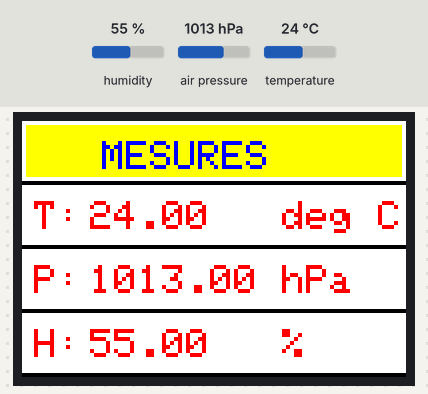
The sketch below on a simulated Arduino Uno, built with avr-gcc and run on an emulated ATmega328P. On the bench: 96×64 colour display. Inputs (shaded band) come from the test bench; at power-on: humidity 55 %, air pressure 1013 hPa, temperature 24 °C. What the sketch prints to the serial monitor is not drawn.

Above: at 1.3 s.
1.4 s: humidity set to 22 %
At 3.3 s:
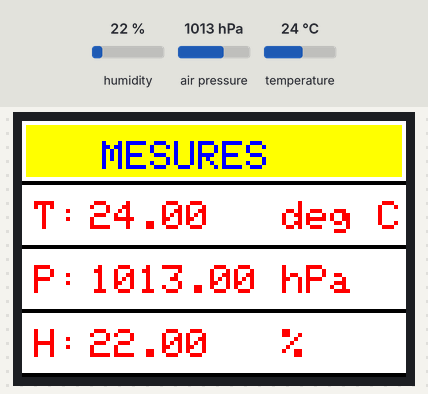
3.7 s: air pressure set to 952 hPa
At 4.8 s:
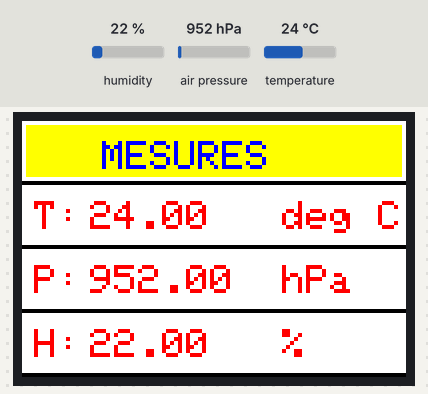
5.7 s: temperature set to 12 °C
At 7.4 s:
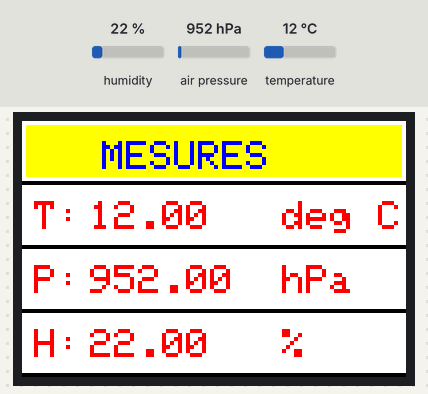
7.7 s: humidity set to 40 %
At 8.8 s:
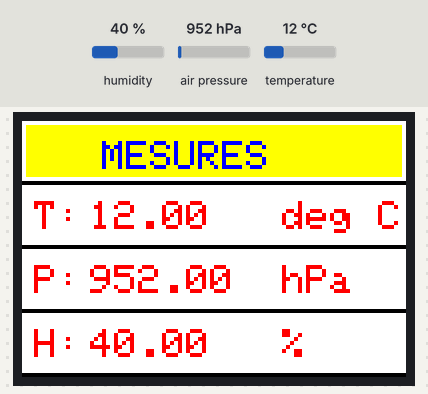
9.8 s: air pressure set to 975 hPa
At 11.5 s:
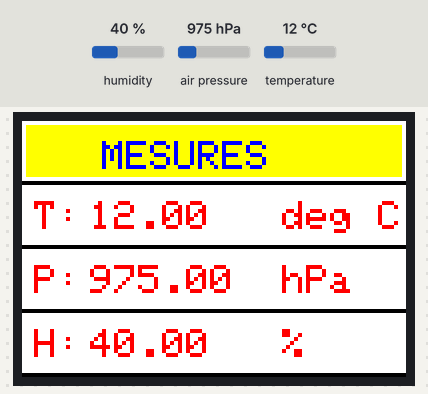
Timing chart, 0 to 12.8 s (numbered marks = the images above; inputs shaded):
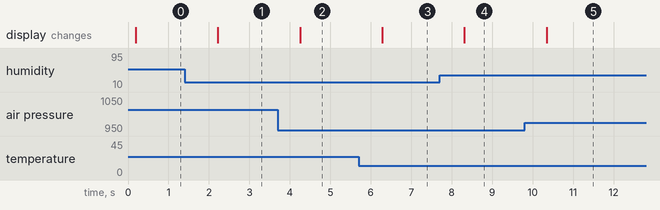

Measured:
- after the input at 1.4 s, the display: changes after 0.82 s (image 1)
- after the input at 3.7 s, the display: changes after 0.55 s (image 2)
- after the input at 5.7 s, the display: changes after 0.58 s (image 3)
- after the input at 7.7 s, the display: changes after 0.61 s (image 4)
- after the input at 9.8 s, the display: changes after 0.54 s (image 5)

The sketch:

phmo_arduino_oled_ssd1331.ino
```cpp
//Programme   : Affichage temperature, pression, humidite
//              sur ecran OLED couleur SSD1331 mesure avec
//              un capteur BME280
//Nom scketch : phmo_arduino_oled_ssd1331.in
//Auteur      : PHMARDUINO
//Date        : Le 21 11 2017
//Commentaire : Base sur les sources ADAFRUIT ET SPARKFUN

#include <stdint.h>
#include <Adafruit_GFX.h>
#include <Adafruit_SSD1331.h>
#include "SparkFunBME280.h"
#include "Wire.h"
#include <SPI.h>

//Instanciation dun objet de type BME280
BME280 mySensor;

//Definition pattes ecran oled SSD1331
#define sclk  13
#define mosi  11
#define cs    10
#define rst   9
#define dc    8

//Definition des couleurs
#define BLACK   0x0000
#define BLUE    0x001F
#define RED     0xF800
#define GREEN   0x07E0
#define CYAN    0x07FF
#define MAGENTA 0xF81F
#define YELLOW  0xFFE0
#define WHITE   0xFFFF

//Initilisalisation ecran Oled
Adafruit_SSD1331 display = Adafruit_SSD1331(cs, dc, rst);

// Declaration des variables pour les mesures
float temp;     //Variable stockage température
float pres;     //Variable stockage pression
float hum;      //Variable stockage humidite

void setup(void) {
  mySensor.settings.commInterface = I2C_MODE;
  mySensor.settings.I2CAddress = 0x76;
  mySensor.settings.runMode = 3; //Normal mode
  mySensor.settings.tStandby = 0;
  mySensor.settings.filter = 0;
  mySensor.settings.tempOverSample = 1;
  mySensor.settings.pressOverSample = 1;
  mySensor.settings.humidOverSample = 1;
  Serial.begin(57600);
  Serial.print("Demarrage du BME280...");
  delay(10);                                //On laisee au BME280 le temps de demarrer, a minima 2ms
  Serial.println(mySensor.begin(), HEX);    //Informations initiales a afficher
  display.begin();
  display.fillScreen(BLACK);
  display.fillRect(0, 0, 96, 15, YELLOW);
  display.drawRect(0, 0, 96, 15, WHITE);
  display.fillRect(0, 16, 96, 15, WHITE);
  display.drawRect(0, 16, 96, 15, BLUE);
  display.fillRect(0, 32, 96, 15, WHITE);
  display.drawRect(0, 32, 96, 15, BLUE);
  display.fillRect(0, 48, 96, 15, WHITE);
  display.drawRect(0, 48, 96, 15, BLUE);
  display.setTextSize(1);
  display.setTextColor(BLUE);
  display.setCursor( 20, 5 );
  display.print( "MESURES" );
}

void loop(void) {
  //Lecture donnees
  Serial.print("Temperature : ");
  temp = mySensor.readTempC();
  Serial.print(temp, 2);
  Serial.println(" degres C");
  Serial.print("Pression : ");
  pres = mySensor.readFloatPressure()/100.0;
  Serial.print(pres, 2);
  Serial.println(" hPa");
  Serial.print("%RH : ");
  hum = mySensor.readFloatHumidity();
  Serial.print(hum, 2);
  Serial.println(" %");
  Serial.println();     //Actualisation affichage
  display.fillRect(0, 16, 96, 15, WHITE);
  display.fillRect(0, 32, 96, 15, WHITE);
  display.fillRect(0, 48, 96, 15, WHITE);
  display.setTextSize(1);
  display.setTextColor(RED);
  display.setCursor( 3, 20 );
  display.print("T: ");
  display.setCursor( 3, 36 );
  display.print("P: ");
  display.setCursor( 3, 52 );
  display.print("H: ");
  display.setCursor( 17, 20 );
  display.print( temp );
  display.setCursor( 17, 36 );
  display.print( pres );
  display.setCursor( 17, 52 );
  display.print( hum );
  display.setCursor( 65, 20 );
  display.print("deg C");
  display.setCursor( 65, 36 );
  display.print("hPa");
  display.setCursor( 65, 52 );
  display.print("%");
  delay(1000);
}
```
